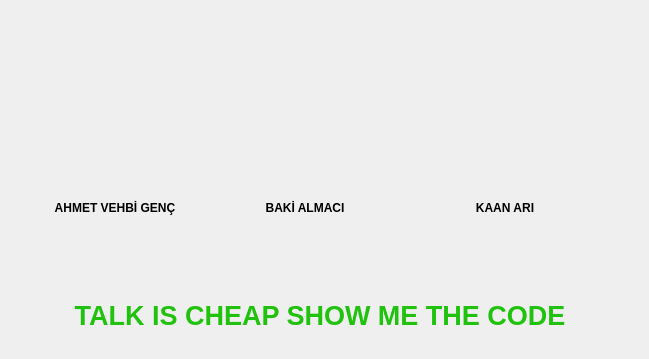
    <widget class="QWidget" name="tab_4">
     <attribute name="title">
      <string>WHOAREWE</string>
     </attribute>
     <widget class="QLabel" name="im1">
      <property name="geometry">
       <rect>
        <x>40</x>
        <y>30</y>
        <width>150</width>
        <height>150</height>
       </rect>
      </property>
      <property name="text">
       <string/>
      </property>
     </widget>
     <widget class="QLabel" name="im2">
      <property name="geometry">
       <rect>
        <x>230</x>
        <y>30</y>
        <width>150</width>
        <height>150</height>
       </rect>
      </property>
      <property name="text">
       <string/>
      </property>
     </widget>
     <widget class="QLabel" name="im3">
      <property name="geometry">
       <rect>
        <x>430</x>
        <y>30</y>
        <width>150</width>
        <height>150</height>
       </rect>
      </property>
      <property name="text">
       <string/>
      </property>
     </widget>
     <widget class="QLabel" name="label_6">
      <property name="geometry">
       <rect>
        <x>40</x>
        <y>200</y>
        <width>150</width>
        <height>16</height>
       </rect>
      </property>
      <property name="font">
       <font>
        <weight>75</weight>
        <bold>true</bold>
       </font>
      </property>
      <property name="text">
       <string>AHMET VEHBİ GENÇ</string>
      </property>
      <property name="alignment">
       <set>Qt::AlignCenter</set>
      </property>
     </widget>
     <widget class="QLabel" name="label_7">
      <property name="geometry">
       <rect>
        <x>230</x>
        <y>200</y>
        <width>150</width>
        <height>16</height>
       </rect>
      </property>
      <property name="font">
       <font>
        <weight>75</weight>
        <bold>true</bold>
       </font>
      </property>
      <property name="text">
       <string>BAKİ ALMACI</string>
      </property>
      <property name="alignment">
       <set>Qt::AlignCenter</set>
      </property>
     </widget>
     <widget class="QLabel" name="label_8">
      <property name="geometry">
       <rect>
        <x>430</x>
        <y>200</y>
        <width>150</width>
        <height>16</height>
       </rect>
      </property>
      <property name="font">
       <font>
        <weight>75</weight>
        <bold>true</bold>
       </font>
      </property>
      <property name="text">
       <string>KAAN ARI</string>
      </property>
      <property name="alignment">
       <set>Qt::AlignCenter</set>
      </property>
     </widget>
     <widget class="QLabel" name="label_9">
      <property name="geometry">
       <rect>
        <x>0</x>
        <y>280</y>
        <width>640</width>
        <height>70</height>
       </rect>
      </property>
      <property name="palette">
       <palette>
        <active>
         <colorrole role="WindowText">
          <brush brushstyle="SolidPattern">
           <color alpha="255">
            <red>32</red>
            <green>194</green>
            <blue>14</blue>
           </color>
          </brush>
         </colorrole>
         <colorrole role="Button">
          <brush brushstyle="SolidPattern">
           <color alpha="0">
            <red>0</red>
            <green>0</green>
            <blue>0</blue>
           </color>
          </brush>
         </colorrole>
         <colorrole role="Text">
          <brush brushstyle="SolidPattern">
           <color alpha="255">
            <red>32</red>
            <green>194</green>
            <blue>14</blue>
           </color>
          </brush>
         </colorrole>
         <colorrole role="ButtonText">
          <brush brushstyle="SolidPattern">
           <color alpha="255">
            <red>32</red>
            <green>194</green>
            <blue>14</blue>
           </color>
          </brush>
         </colorrole>
         <colorrole role="Base">
          <brush brushstyle="SolidPattern">
           <color alpha="0">
            <red>0</red>
            <green>0</green>
            <blue>0</blue>
           </color>
          </brush>
         </colorrole>
         <colorrole role="Window">
          <brush brushstyle="SolidPattern">
           <color alpha="0">
            <red>0</red>
            <green>0</green>
            <blue>0</blue>
           </color>
          </brush>
         </colorrole>
         <colorrole role="Highlight">
          <brush brushstyle="SolidPattern">
           <color alpha="255">
            <red>32</red>
            <green>194</green>
            <blue>14</blue>
           </color>
          </brush>
         </colorrole>
         <colorrole role="HighlightedText">
          <brush brushstyle="SolidPattern">
           <color alpha="255">
            <red>239</red>
            <green>240</green>
            <blue>241</blue>
           </color>
          </brush>
         </colorrole>
        </active>
        <inactive>
         <colorrole role="WindowText">
          <brush brushstyle="SolidPattern">
           <color alpha="255">
            <red>32</red>
            <green>194</green>
            <blue>14</blue>
           </color>
          </brush>
         </colorrole>
         <colorrole role="Button">
          <brush brushstyle="SolidPattern">
           <color alpha="0">
            <red>0</red>
            <green>0</green>
            <blue>0</blue>
           </color>
          </brush>
         </colorrole>
         <colorrole role="Text">
          <brush brushstyle="SolidPattern">
           <color alpha="255">
            <red>32</red>
            <green>194</green>
            <blue>14</blue>
           </color>
          </brush>
         </colorrole>
         <colorrole role="ButtonText">
          <brush brushstyle="SolidPattern">
           <color alpha="255">
            <red>32</red>
            <green>194</green>
            <blue>14</blue>
           </color>
          </brush>
         </colorrole>
         <colorrole role="Base">
          <brush brushstyle="SolidPattern">
           <color alpha="0">
            <red>0</red>
            <green>0</green>
            <blue>0</blue>
           </color>
          </brush>
         </colorrole>
         <colorrole role="Window">
          <brush brushstyle="SolidPattern">
           <color alpha="0">
            <red>0</red>
            <green>0</green>
            <blue>0</blue>
           </color>
          </brush>
         </colorrole>
         <colorrole role="Highlight">
          <brush brushstyle="SolidPattern">
           <color alpha="255">
            <red>32</red>
            <green>194</green>
            <blue>14</blue>
           </color>
          </brush>
         </colorrole>
         <colorrole role="HighlightedText">
          <brush brushstyle="SolidPattern">
           <color alpha="255">
            <red>239</red>
            <green>240</green>
            <blue>241</blue>
           </color>
          </brush>
         </colorrole>
        </inactive>
        <disabled>
         <colorrole role="WindowText">
          <brush brushstyle="SolidPattern">
           <color alpha="255">
            <red>69</red>
            <green>69</green>
            <blue>69</blue>
           </color>
          </brush>
         </colorrole>
         <colorrole role="Button">
          <brush brushstyle="SolidPattern">
           <color alpha="255">
            <red>49</red>
            <green>54</green>
            <blue>59</blue>
           </color>
          </brush>
         </colorrole>
         <colorrole role="Text">
          <brush brushstyle="SolidPattern">
           <color alpha="255">
            <red>69</red>
            <green>69</green>
            <blue>69</blue>
           </color>
          </brush>
         </colorrole>
         <colorrole role="ButtonText">
          <brush brushstyle="SolidPattern">
           <color alpha="255">
            <red>69</red>
            <green>69</green>
            <blue>69</blue>
           </color>
          </brush>
         </colorrole>
         <colorrole role="Base">
          <brush brushstyle="SolidPattern">
           <color alpha="255">
            <red>49</red>
            <green>54</green>
            <blue>59</blue>
           </color>
          </brush>
         </colorrole>
         <colorrole role="Window">
          <brush brushstyle="SolidPattern">
           <color alpha="255">
            <red>49</red>
            <green>54</green>
            <blue>59</blue>
           </color>
          </brush>
         </colorrole>
         <colorrole role="Highlight">
          <brush brushstyle="SolidPattern">
           <color alpha="255">
            <red>32</red>
            <green>194</green>
            <blue>14</blue>
           </color>
          </brush>
         </colorrole>
         <colorrole role="HighlightedText">
          <brush brushstyle="SolidPattern">
           <color alpha="255">
            <red>239</red>
            <green>240</green>
            <blue>241</blue>
           </color>
          </brush>
         </colorrole>
        </disabled>
       </palette>
      </property>
      <property name="font">
       <font>
        <family>Arial</family>
        <pointsize>20</pointsize>
        <weight>75</weight>
        <italic>false</italic>
        <bold>true</bold>
       </font>
      </property>
      <property name="text">
       <string>TALK IS CHEAP SHOW ME THE CODE</string>
      </property>
      <property name="alignment">
       <set>Qt::AlignCenter</set>
      </property>
     </widget>
    </widget>
